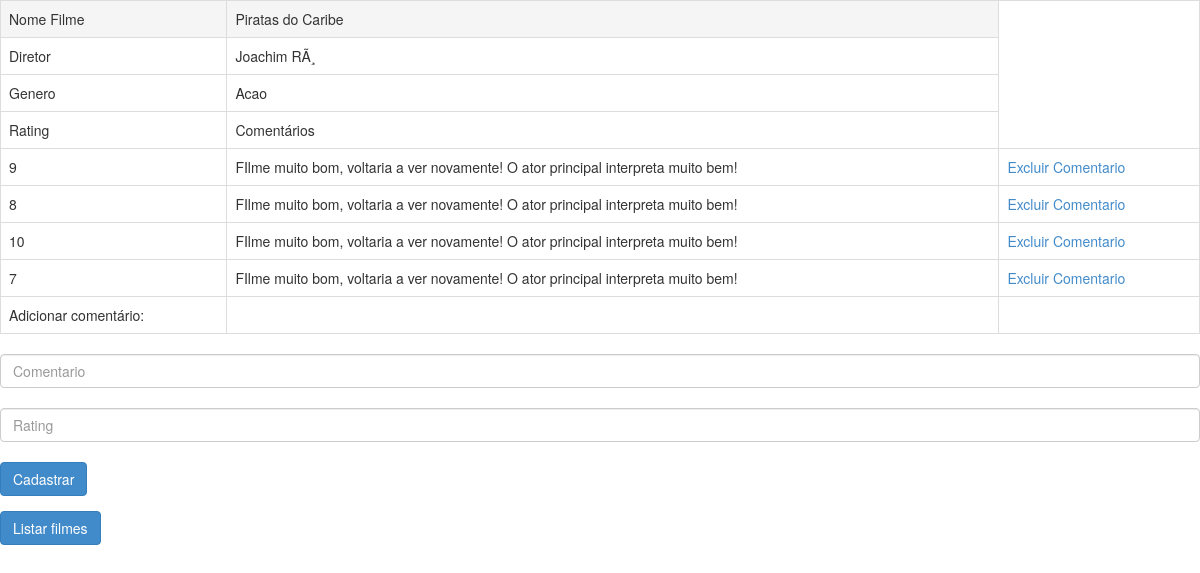
Screenshot of /info.php?id=8 with the database file from the repository.
### tables this page shows
CREATE TABLE `filmes` (
`id_filmes` int(11) NOT NULL,
  `nome` varchar(50) NOT NULL,
  `diretor` varchar(11) NOT NULL,
  `genero` varchar(11) NOT NULL
);

CREATE TABLE `comentarios` (
`id_comentarios` int(11) NOT NULL,
  `id_filmes` int(11) NOT NULL,
  `comentario` text NOT NULL,
  `rating` int(11) NOT NULL
);

### info.php (the view, shortened to what this page needs)
<?php
$conexao = mysql_connect("localhost", "root2", "root2");
$id = $_GET['id'];
$select = "SELECT * FROM filmes WHERE id_filmes=$id";
$select2 = "SELECT * FROM comentarios WHERE id_filmes=$id";
$result = mysql_query($select, $conexao);
$result2 = mysql_query($select2, $conexao);
?>
<!DOCTYPE html PUBLIC "-//W3C//DTD XHTML 1.0 Transitional//EN" "http://www.w3.org/TR/xhtml1/DTD/xhtml1-transitional.dtd">
<html xmlns="http://www.w3.org/1999/xhtml">
<head>
<link href="bootstrap-3.1.1-dist/css/bootstrap.min.css" rel="stylesheet" type="text/css" />
</head>
<body>
<table class="table table-bordered table-hover">
<?php
		$escrever = mysql_fetch_array($result);
		echo '<tr><td>Nome Filme</td><td>'.$escrever['nome'].'</td></tr>';
		echo '<tr><td>Diretor</td><td>'.$escrever['diretor'].'</td></tr>';
		echo '<tr><td>Genero</td><td>'.$escrever['genero'].'</td></tr>';
		echo '<tr><td>Rating</td><td>Comentários</td></tr>';
	while ($escrever = mysql_fetch_array($result2)) {
		echo '<tr><td>'.$escrever['rating'].'</td>';
		echo '<td>'.$escrever['comentario'].'</td><td><a href="excluircomentario.php?id='.$escrever['id_comentarios'].'">Excluir Comentario</a></td></tr>';
	}
?>
	<tr><td>Adicionar comentário:</td><td></td></tr>
</table>
<div>
<form class="form-group" id="comentario" name="comentario" method="post" action="inserircomentario.php">
    <input class="form-control" id="comentario" name="comentario" type="text" placeholder="Comentario"><br/>
    <input class="form-control" id="rating" name="rating" type="text" placeholder="Rating">
	<input type="hidden" name="id_filme" value="<?php echo $id; ?>"><br/>
	<button class="btn btn-primary" type="submit">Cadastrar</button>
</form>
<a href="index.php"><button class="btn btn-primary" type="button">Listar filmes</button></a>
</div>
</body>
</html>

### rows the page displays
filmes: nome "Piratas do Caribe", diretor "Joachim RÃ¸", genero "Acao"
comentarios: rating "9", comentario "FIlme muito bom, voltaria a ver novamente! O ator principal interpreta muito bem!"
comentarios: rating "8", comentario "FIlme muito bom, voltaria a ver novamente! O ator principal interpreta muito bem!"
comentarios: rating "10", comentario "FIlme muito bom, voltaria a ver novamente! O ator principal interpreta muito bem!"
comentarios: rating "7", comentario "FIlme muito bom, voltaria a ver novamente! O ator principal interpreta muito bem!"
